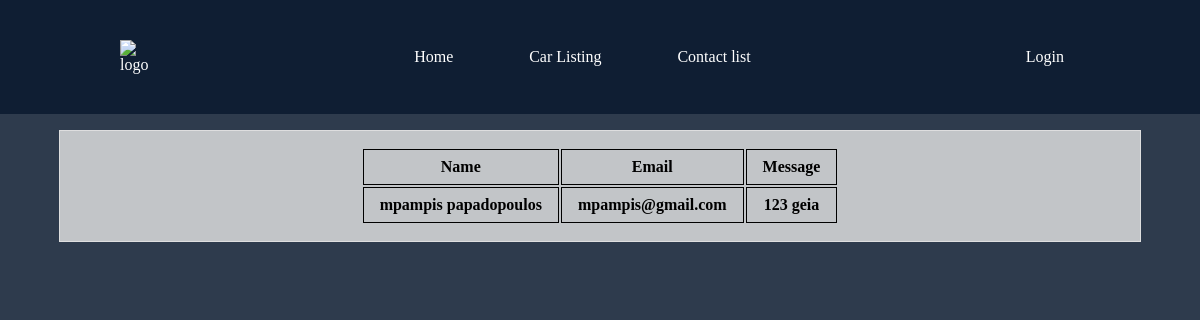
Screenshot of /admin/contact_list.php with the database file from the repository.
### tables this page shows
CREATE TABLE `contact` (
  `id` int(11) NOT NULL,
  `name` text NOT NULL,
  `email` text NOT NULL,
  `message` text NOT NULL
);

### admin/contact_list.php (the view, shortened to what this page needs)
<!DOCTYPE html>
<html lang="en">
<head>
    <link rel="stylesheet" href="https://cdnjs.cloudflare.com/ajax/libs/font-awesome/6.2.0/css/all.min.css"/>
    <link rel="stylesheet" type="text/css" href="../css/styles.css">
</head>
<body>
    <header class="header">
      <div class="nav-center">
      <div class="nav-header">
        <img src="../images/logo.svg" class="logo" alt="logo" />
      </div>
      <ul class="links">
        <li>
          <a href="./home.php">Home</a>
        </li>
        <li>
          <a href="./car_list.php">Car Listing</a>
        </li>
        <li>
          <a href="./contact_list.php">Contact list</a>
        </li>
      </ul>
        <div class="nav-login">
        <?php if(!isset($admin_id)): ?>
          <a href="javascript:void(0)" id="admin-login">Login</a>
        <?php else:?>
          <a href="javascript:void(0)" id="admin-logOut"><?php echo $username;?></a>
        <?php endif;?>
      </div>
    </header>
    <section class="admin-panel">
      <table class="admin-table">
        <tr>
            <th>Name</th>
            <th>Email</th>
            <th>Message</th>
        </tr>
        <?php
            include ("../dbconnect.php");
            $qry = mysqli_query($conn , "SELECT * FROM contact");
            while($row = $qry->fetch_assoc()):
        ?>
        <tr>
          <th><?php echo $row['name']?></th>
          <th><?php echo $row['email']?></th>
          <th><?php echo $row['message']?></th>
        </tr>
        <?php endwhile;?>
      </table>
    </section>
</body>
</html>

### css/styles.css (style rules this page uses)
html { scroll-behavior: smooth; }
body { margin: 0 auto; background-color: rgba(10, 25, 47, 0.85); }
a { text-decoration: none; color: white; }
ul { list-style-type: none; }
.header { background-color: rgba(10, 25, 47, 0.85); color: white; }
.nav-header { display: flex; align-items: center; justify-content: space-between; padding: 1rem; }
.links { display: none; }
.links a { display: block; }
.links li { padding: 0.5rem 5%; }
.nav-login { display: none; padding: 1rem; }
.admin-panel { max-width: 90%; margin: 1rem auto; text-align: center; background-color: #e5e5e5d0; color: black; border: 1px solid #e5e5e5d0; }
.admin-table { display: flex; flex-direction: column; justify-content: center; align-items: center; padding: 1rem 2rem; }
th { border: 1px solid black; margin: 2rem; padding: 0.5rem 1rem; }
@media (min-width: 900px) { .nav-center { display: flex; align-items: center; justify-content: space-between; padding: 2% 10%; } }
@media (min-width: 900px) { .links { display: flex; flex-direction: row; align-items: center; justify-content: center; list-style: none; padding: 0 5%; width: 100%; } }
@media (min-width: 900px) { .nav-header { padding: 0; } }
@media (min-width: 900px) { .nav-login { display: flex; align-items: center; justify-content: center; gap: 2rem; } }

### rows the page displays
contact: name "mpampis papadopoulos", email "mpampis@gmail.com", message "123 geia"
